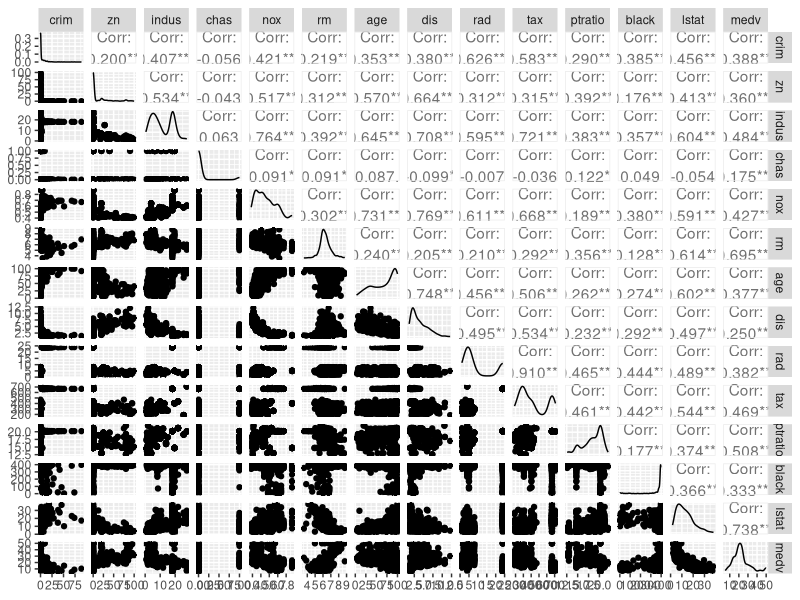
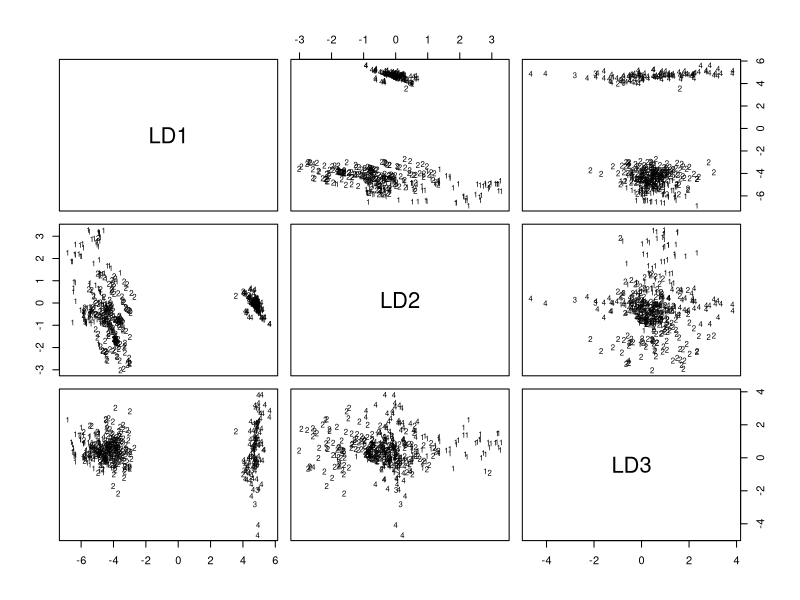
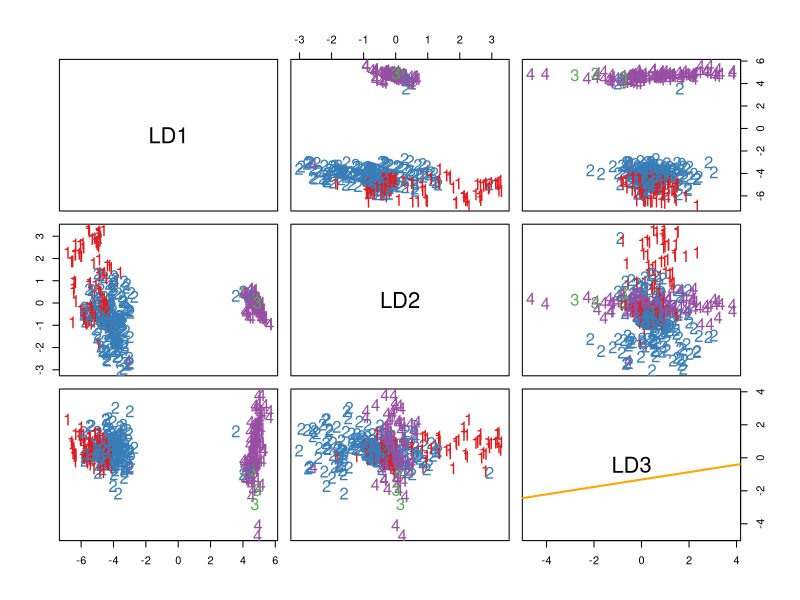

The R script that drew these images, in order:
## ---- chunk 1
a<-installed.packages()
packages<-a[,1] 
is.element("MASS", packages)
## ---- chunk 2
library(MASS)
str(Boston)
d <- dim(Boston)
d
## ---- chunk 3
library(GGally)
ggpairs(Boston)
## ---- chunk 4
B_sum <- setNames(data.frame(matrix(ncol = 6, nrow = 0)), 
              c('Min', '1st Qu', 'Median', 'Mean', '3rd Qu', 'Max'))     #set the empty data frame
for(i in 1:d[2]) {                              # For-loop to create the 14 summary rows
  new <- round(summary(Boston[,i]), digits = 2)   # Create new summary row
  B_sum[nrow(B_sum) + 1, ] <- new                         # Append new row
}
row.names(B_sum) <- colnames(Boston)                  # Set row names
B_sum
## ---- chunk 5
B_scaled <- data.frame(scale(Boston))

Bsc_sum <- setNames(data.frame(matrix(ncol = 6, nrow = 0)), 
              c('Min', '1st Qu', 'Median', 'Mean', '3rd Qu', 'Max'))     #set the empty data frame
for(i in 1:d[2]) {                              # For-loop to create the 14 summary rows
  new <- round(summary(B_scaled[,i]), digits = 2)   # Create new summary row
  Bsc_sum[nrow(Bsc_sum) + 1, ] <- new                         # Append new row
}
row.names(Bsc_sum) <- colnames(Boston)                  # Set row names
Bsc_sum
## ---- chunk 6
B_scaled$c_crim[B_scaled$crim <= -0.41] <- 1
B_scaled$c_crim[B_scaled$crim > -0.41 & B_scaled$crim <= 0] <- 2
B_scaled$c_crim[B_scaled$crim > 0 & B_scaled$crim <= 0.01] <- 3
B_scaled$c_crim[B_scaled$crim > 0.01] <- 4
B_scaled$crim <- NULL
## ---- chunk 7
library(dplyr)
B_train <- B_scaled %>% sample_frac(.8)
names <- row.names(B_train)
B_test <- B_scaled[!row.names(B_scaled) %in% names,]
## ---- chunk 8
m1 <- lda(c_crim ~., data = B_train) #LDA witc clustered crime rate as target
summary(m1)
## ---- chunk 9
plot(m1, fac=m1$fac)
## ---- chunk 10
library(RColorBrewer)
col <- brewer.pal(8, 'Set1')
palette(col)

lda.arrows <- function(x, myscale = 1, arrow_heads = 0.2, color = "orange", tex = 2, choices = c(1,2), lwd= 2){
  heads <- coef(x)
  arrows(x0 = 0, y0 = 0, 
         x1 = myscale * heads[,choices[1]], 
         y1 = myscale * heads[,choices[2]], col=color, length = arrow_heads, lwd=2)
  text(myscale * heads[,choices], labels = row.names(heads), 
       cex = tex, col=color, pos=3, lwd=2.5)
}
par(cex.label=2, cex.lab=2, cex =1.5, mar=c(5,6,3,3))
plot(m1, col=as.numeric(B_train$c_crim),  cex =1.5)
lda.arrows(m1)
